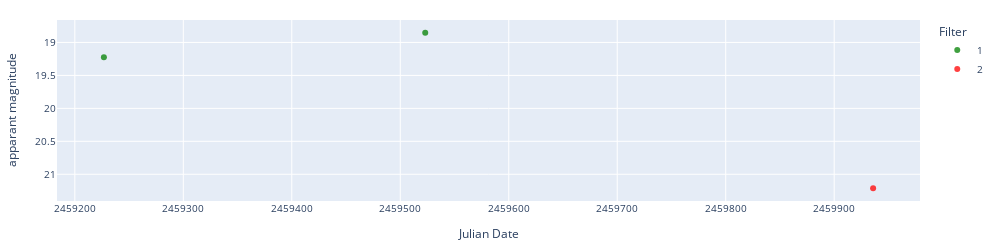
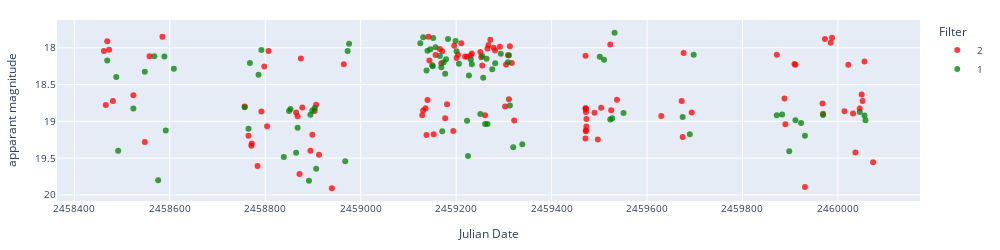
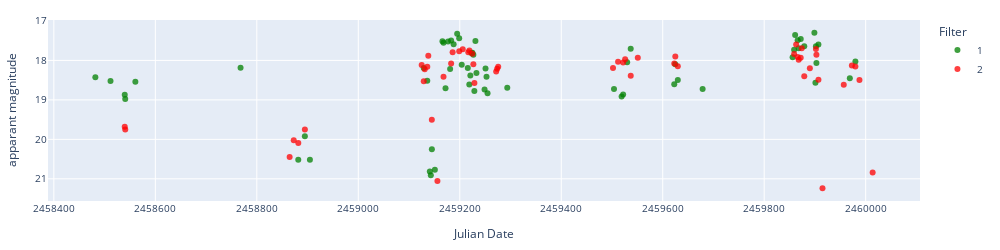
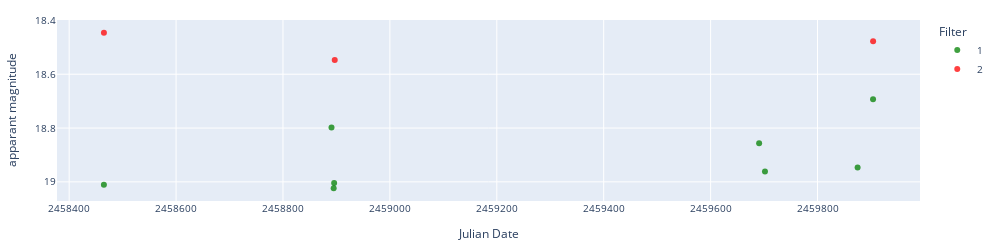

Notebook cell for these charts, in order:
### Markdown cell above
### Display light curves

### Code cell
date = '08092023'
date2 = '08092023'

object = 'ZTF18aakynpt'

# Apply errorbars
error = False

if error == True:
        errColalerce1 = 'sigmapsf'
        errColalerce2 = 'sigmapsf_corr_revised'
        errCollasair1 = 'sigmapsf'
        errCollasair2 = 'dc_sigmag'
else:
    errColalerce1 = None
    errColalerce2 = None
    errCollasair1 = None
    errCollasair2 = None

display_start = 120
display_end = 180

df_ZTF_CVs.sort_values(by=['Xmatch_obj'], inplace=True)

# objlist = df_ZTF_CVs[df_ZTF_CVs['Type'].str.contains('DQ', na=False)]['Xmatch_obj'].iloc[display_start:display_end]
# objtype = df_ZTF_CVs[df_ZTF_CVs['Type'].str.contains('DQ', na=False)]['Type'].iloc[display_start:display_end]
# name = df_ZTF_CVs[df_ZTF_CVs['Type'].str.contains('DQ', na=False)]['Name'].iloc[display_start:display_end]

class_list = ['AM', 'AM+E','NA/AM+E']
print(f'Number of objects: {df_ZTF_CVs[df_ZTF_CVs["Type"].isin(class_list)].shape[0]}')

objlist = df_ZTF_CVs[df_ZTF_CVs['Type'].isin(class_list)]['Xmatch_obj'].iloc[display_start:display_end]
objtype = df_ZTF_CVs[df_ZTF_CVs['Type'].isin(class_list)]['Type'].iloc[display_start:display_end]
name = df_ZTF_CVs[df_ZTF_CVs['Type'].isin(class_list)]['Name'].iloc[display_start:display_end]

i=0
for object, type, name in zip(objlist, objtype, name):

    print(i, object, type, name)
    # Display difference magnitude light curve.
    # try:
    #     lc_alerce = pd.read_json(f'../lightcurves_dataset/alerce_{date}/{object}.json')
    #     lc_alerce_appmag = alerce_clean(lc_alerce, magerrlim=1)

    #     print('Alerce difference magnitude')
    #     display_lightcurve(lc_alerce,x='mjd',y='magpsf',errorCol=errColalerce1)
    #     print('Alerce apparent magnitude')
    #     display_lightcurve(lc_alerce_appmag,x='mjd',y='magpsf_corr',errorCol=errColalerce2)

    #     # Display lasair apparent magnitude light curves.
    #     lc_lasair = load_lasair_lc(object, path=f'../lightcurves_dataset/lasair_{date2}')
    #     lc_lasair_appmag = lasair_clean(lc_lasair, limit=25, magerrlim=1)

    #     print('Lasair apparent magnitude')
    #     display_lightcurve(lc_lasair_appmag,x='jd',y='dc_mag',errorCol=errCollasair2)
    #     i+=1
    # except:
    # Display lasair difference magnitude and apparent magnitude light curves.
    lc_lasair = load_lasair_lc(object, path=f'../lightcurves_dataset/lasair_{date2}')
    lc_lasair_appmag = lasair_clean(lc_lasair, limit=25, magerrlim=1)

    # print('Lasair difference magnitude')
    # display_lightcurve(lc_lasair,x='jd',y='magpsf',errorCol=errCollasair1)
    print('Lasair apparent magnitude')
    display_lightcurve(lc_lasair_appmag,x='jd',y='dc_mag',errorCol=errCollasair2)
    i+=1

### Figure 1 — Plotly figure (JSON) as saved in the notebook; plotly's stock layout.template omitted (floating-point values rounded to 4 significant figures)
{"data": [{"hovertemplate": "Filter=1<br>Julian Date=%{x}<br>apparant magnitude=%{y}<extra></extra>", "legendgroup": "1", "marker": {"color": "green", "opacity": 0.75, "symbol": "circle"}, "mode": "markers", "name": "1", "orientation": "v", "showlegend": true, "type": "scatter", "x": [2459000.0, 2460000.0], "xaxis": "x", "y": [19.22, 18.85], "yaxis": "y"}, {"hovertemplate": "Filter=2<br>Julian Date=%{x}<br>apparant magnitude=%{y}<extra></extra>", "legendgroup": "2", "marker": {"color": "red", "opacity": 0.75, "symbol": "circle"}, "mode": "markers", "name": "2", "orientation": "v", "showlegend": true, "type": "scatter", "x": [2460000.0], "xaxis": "x", "y": [21.21], "yaxis": "y"}], "layout": {"font": {"size": 10}, "height": 250, "legend": {"title": {"text": "Filter"}, "tracegroupgap": 0}, "margin": {"b": 20, "l": 20, "r": 20, "t": 20}, "width": 1000, "xaxis": {"anchor": "y", "domain": [0, 1], "tickformat": "float", "title": {"text": "Julian Date"}}, "yaxis": {"anchor": "x", "autorange": "reversed", "domain": [0, 1], "title": {"text": "apparant magnitude"}}}}

### Figure 2 — Plotly figure (JSON) as saved in the notebook; plotly's stock layout.template omitted (floating-point values rounded to 4 significant figures)
{"data": [{"hovertemplate": "Filter=2<br>Julian Date=%{x}<br>apparant magnitude=%{y}<extra></extra>", "legendgroup": "2", "marker": {"color": "red", "opacity": 0.75, "symbol": "circle"}, "mode": "markers", "name": "2", "orientation": "v", "showlegend": true, "type": "scatter", "x": [2458000.0, 2458000.0, 2458000.0, 2458000.0, 2458000.0, 2459000.0, 2459000.0, 2459000.0, 2459000.0, 2459000.0, 2459000.0, 2459000.0, 2459000.0, 2459000.0, 2459000.0, 2459000.0, 2459000.0, 2459000.0, 2459000.0, 2459000.0, 2459000.0, 2459000.0, 2459000.0, 2459000.0, 2459000.0, 2459000.0, 2459000.0, 2459000.0, 2459000.0, 2459000.0, 2459000.0, 2459000.0, 2459000.0, 2459000.0, 2459000.0, 2459000.0, 2459000.0, 2459000.0, 2459000.0, 2459000.0, 2459000.0, 2459000.0, 2459000.0, 2459000.0, 2459000.0, 2459000.0, 2459000.0, 2459000.0, 2459000.0, 2459000.0, 2459000.0, 2459000.0, 2459000.0, 2459000.0, 2459000.0, 2459000.0, 2459000.0, 2459000.0, 2459000.0, 2459000.0, 2459000.0, 2459000.0, 2459000.0, 2459000.0, 2459000.0, 2459000.0, 2459000.0, 2459000.0, 2459000.0, 2459000.0, 2459000.0, 2459000.0, 2459000.0, 2459000.0, 2459000.0, 2459000.0, 2459000.0, 2459000.0, 2459000.0, 2459000.0, 2459000.0, 2459000.0, 2460000.0, 2460000.0, 2460000.0, 2460000.0, 2460000.0, 2460000.0, 2460000.0, 2460000.0, 2460000.0, 2460000.0, 2460000.0, 2460000.0, 2460000.0, 2460000.0, 2460000.0, 2460000.0, 2460000.0, 2460000.0, 2460000.0, 2460000.0, 2460000.0, 2460000.0, 2460000.0, 2460000.0, 2460000.0, 2460000.0, 2460000.0, 2460000.0, 2460000.0], "xaxis": "x", "y": [18.04, 18.78, 17.91, 18.03, 18.72, 18.64, 19.28, 18.11, 17.85, 18.8, 19.19, 19.33, 19.3, 19.61, 18.86, 18.25, 19.07, 18.04, 18.88, 18.93, 19.72, 18.14, 18.81, 19.4, 19.18, 18.86, 18.77, 19.45, 19.91, 18.22, 18.92, 18.85, 18.82, 19.18, 18.71, 17.85, 18.17, 19.18, 18.1, 18.02, 18.21, 18.05, 18.96, 18.77, 19.13, 17.97, 18.14, 18.09, 17.94, 18.12, 18.12, 18.11, 18.08, 18.06, 18.13, 18.24, 18.92, 18.01, 17.96, 17.89, 18.0, 18.04, 17.98, 18.8, 18.23, 18.1, 18.7, 17.98, 18.21, 18.99, 19.23, 18.82, 18.11, 18.82, 18.83, 18.87, 19.14, 19.12, 18.97, 19.07, 18.88, 19.25, 18.82, 17.96, 18.85, 18.71, 18.93, 18.72, 19.21, 18.07, 18.88, 18.09, 18.69, 19.04, 18.22, 18.23, 19.89, 18.76, 18.9, 17.88, 17.93, 17.86, 18.86, 18.23, 18.89, 19.42, 18.82, 18.63, 18.72, 18.19, 19.55], "yaxis": "y"}, {"hovertemplate": "Filter=1<br>Julian Date=%{x}<br>apparant magnitude=%{y}<extra></extra>", "legendgroup": "1", "marker": {"color": "green", "opacity": 0.75, "symbol": "circle"}, "mode": "markers", "name": "1", "orientation": "v", "showlegend": true, "type": "scatter", "x": [2458000.0, 2458000.0, 2458000.0, 2459000.0, 2459000.0, 2459000.0, 2459000.0, 2459000.0, 2459000.0, 2459000.0, 2459000.0, 2459000.0, 2459000.0, 2459000.0, 2459000.0, 2459000.0, 2459000.0, 2459000.0, 2459000.0, 2459000.0, 2459000.0, 2459000.0, 2459000.0, 2459000.0, 2459000.0, 2459000.0, 2459000.0, 2459000.0, 2459000.0, 2459000.0, 2459000.0, 2459000.0, 2459000.0, 2459000.0, 2459000.0, 2459000.0, 2459000.0, 2459000.0, 2459000.0, 2459000.0, 2459000.0, 2459000.0, 2459000.0, 2459000.0, 2459000.0, 2459000.0, 2459000.0, 2459000.0, 2459000.0, 2459000.0, 2459000.0, 2459000.0, 2459000.0, 2459000.0, 2459000.0, 2459000.0, 2459000.0, 2459000.0, 2459000.0, 2459000.0, 2459000.0, 2459000.0, 2459000.0, 2459000.0, 2459000.0, 2459000.0, 2460000.0, 2460000.0, 2460000.0, 2460000.0, 2460000.0, 2460000.0, 2460000.0, 2460000.0, 2460000.0, 2460000.0, 2460000.0, 2460000.0, 2460000.0, 2460000.0, 2460000.0, 2460000.0, 2460000.0, 2460000.0, 2460000.0], "xaxis": "x", "y": [18.17, 18.4, 19.4, 18.82, 18.33, 18.12, 19.8, 18.12, 19.12, 18.29, 18.81, 19.1, 18.21, 18.37, 18.03, 19.48, 18.86, 18.83, 19.43, 19.09, 19.81, 18.91, 18.85, 18.82, 19.64, 19.54, 18.04, 17.94, 17.94, 17.86, 18.31, 18.04, 18.02, 18.24, 18.25, 17.87, 17.99, 18.11, 18.26, 19.13, 18.2, 18.35, 18.15, 17.88, 17.91, 18.05, 18.22, 18.99, 19.47, 18.38, 18.16, 18.22, 18.9, 18.11, 18.41, 19.04, 18.15, 19.04, 18.29, 18.21, 18.08, 18.19, 18.1, 18.78, 19.35, 19.31, 18.12, 18.16, 18.97, 18.96, 17.8, 18.89, 18.94, 19.17, 18.1, 18.92, 18.91, 19.41, 18.99, 19.02, 19.2, 18.91, 18.87, 18.92, 18.99], "yaxis": "y"}], "layout": {"font": {"size": 10}, "height": 250, "legend": {"title": {"text": "Filter"}, "tracegroupgap": 0}, "margin": {"b": 20, "l": 20, "r": 20, "t": 20}, "width": 1000, "xaxis": {"anchor": "y", "domain": [0, 1], "tickformat": "float", "title": {"text": "Julian Date"}}, "yaxis": {"anchor": "x", "autorange": "reversed", "domain": [0, 1], "title": {"text": "apparant magnitude"}}}}

### Figure 3 — Plotly figure (JSON) as saved in the notebook; plotly's stock layout.template omitted (floating-point values rounded to 4 significant figures)
{"data": [{"hovertemplate": "Filter=1<br>Julian Date=%{x}<br>apparant magnitude=%{y}<extra></extra>", "legendgroup": "1", "marker": {"color": "green", "opacity": 0.75, "symbol": "circle"}, "mode": "markers", "name": "1", "orientation": "v", "showlegend": true, "type": "scatter", "x": [2458000.0, 2459000.0, 2459000.0, 2459000.0, 2459000.0, 2459000.0, 2459000.0, 2459000.0, 2459000.0, 2459000.0, 2459000.0, 2459000.0, 2459000.0, 2459000.0, 2459000.0, 2459000.0, 2459000.0, 2459000.0, 2459000.0, 2459000.0, 2459000.0, 2459000.0, 2459000.0, 2459000.0, 2459000.0, 2459000.0, 2459000.0, 2459000.0, 2459000.0, 2459000.0, 2459000.0, 2459000.0, 2459000.0, 2459000.0, 2459000.0, 2459000.0, 2459000.0, 2459000.0, 2459000.0, 2460000.0, 2460000.0, 2460000.0, 2460000.0, 2460000.0, 2460000.0, 2460000.0, 2460000.0, 2460000.0, 2460000.0, 2460000.0, 2460000.0, 2460000.0, 2460000.0, 2460000.0, 2460000.0, 2460000.0, 2460000.0, 2460000.0, 2460000.0, 2460000.0, 2460000.0, 2460000.0], "xaxis": "x", "y": [18.43, 18.52, 18.87, 18.98, 18.54, 18.18, 20.52, 19.92, 20.52, 18.19, 18.51, 20.81, 20.91, 20.25, 20.77, 17.51, 17.55, 18.71, 17.52, 18.22, 17.49, 17.59, 17.32, 17.44, 18.11, 18.19, 18.61, 18.38, 17.81, 17.81, 17.86, 18.78, 17.51, 18.32, 18.74, 18.2, 18.41, 18.83, 18.7, 18.72, 18.91, 18.86, 18.04, 17.71, 18.6, 18.09, 18.5, 18.72, 17.92, 17.73, 17.35, 17.49, 17.69, 17.46, 17.64, 17.3, 18.57, 17.64, 18.06, 17.6, 18.45, 18.02], "yaxis": "y"}, {"hovertemplate": "Filter=2<br>Julian Date=%{x}<br>apparant magnitude=%{y}<extra></extra>", "legendgroup": "2", "marker": {"color": "red", "opacity": 0.75, "symbol": "circle"}, "mode": "markers", "name": "2", "orientation": "v", "showlegend": true, "type": "scatter", "x": [2459000.0, 2459000.0, 2459000.0, 2459000.0, 2459000.0, 2459000.0, 2459000.0, 2459000.0, 2459000.0, 2459000.0, 2459000.0, 2459000.0, 2459000.0, 2459000.0, 2459000.0, 2459000.0, 2459000.0, 2459000.0, 2459000.0, 2459000.0, 2459000.0, 2459000.0, 2459000.0, 2459000.0, 2459000.0, 2459000.0, 2460000.0, 2460000.0, 2460000.0, 2460000.0, 2460000.0, 2460000.0, 2460000.0, 2460000.0, 2460000.0, 2460000.0, 2460000.0, 2460000.0, 2460000.0, 2460000.0, 2460000.0, 2460000.0, 2460000.0, 2460000.0, 2460000.0, 2460000.0, 2460000.0, 2460000.0, 2460000.0, 2460000.0, 2460000.0, 2460000.0], "xaxis": "x", "y": [19.68, 19.75, 20.45, 20.02, 20.09, 19.75, 18.12, 18.52, 18.23, 18.16, 17.88, 19.5, 21.06, 18.42, 18.08, 17.79, 17.77, 17.72, 17.79, 17.75, 17.83, 18.1, 18.57, 18.28, 18.21, 18.16, 18.19, 18.03, 18.05, 17.97, 18.39, 17.93, 18.08, 17.9, 18.15, 17.84, 17.6, 17.91, 17.98, 17.93, 17.69, 18.4, 18.2, 17.71, 17.86, 18.49, 21.24, 18.62, 18.13, 18.15, 18.49, 20.84], "yaxis": "y"}], "layout": {"font": {"size": 10}, "height": 250, "legend": {"title": {"text": "Filter"}, "tracegroupgap": 0}, "margin": {"b": 20, "l": 20, "r": 20, "t": 20}, "width": 1000, "xaxis": {"anchor": "y", "domain": [0, 1], "tickformat": "float", "title": {"text": "Julian Date"}}, "yaxis": {"anchor": "x", "autorange": "reversed", "domain": [0, 1], "title": {"text": "apparant magnitude"}}}}

### Figure 4 — Plotly figure (JSON) as saved in the notebook; plotly's stock layout.template omitted (floating-point values rounded to 4 significant figures)
{"data": [{"hovertemplate": "Filter=1<br>Julian Date=%{x}<br>apparant magnitude=%{y}<extra></extra>", "legendgroup": "1", "marker": {"color": "green", "opacity": 0.75, "symbol": "circle"}, "mode": "markers", "name": "1", "orientation": "v", "showlegend": true, "type": "scatter", "x": [2458000.0, 2459000.0, 2459000.0, 2459000.0, 2460000.0, 2460000.0, 2460000.0, 2460000.0], "xaxis": "x", "y": [19.01, 18.8, 19.02, 19.0, 18.86, 18.96, 18.95, 18.69], "yaxis": "y"}, {"hovertemplate": "Filter=2<br>Julian Date=%{x}<br>apparant magnitude=%{y}<extra></extra>", "legendgroup": "2", "marker": {"color": "red", "opacity": 0.75, "symbol": "circle"}, "mode": "markers", "name": "2", "orientation": "v", "showlegend": true, "type": "scatter", "x": [2458000.0, 2459000.0, 2460000.0], "xaxis": "x", "y": [18.45, 18.55, 18.48], "yaxis": "y"}], "layout": {"font": {"size": 10}, "height": 250, "legend": {"title": {"text": "Filter"}, "tracegroupgap": 0}, "margin": {"b": 20, "l": 20, "r": 20, "t": 20}, "width": 1000, "xaxis": {"anchor": "y", "domain": [0, 1], "tickformat": "float", "title": {"text": "Julian Date"}}, "yaxis": {"anchor": "x", "autorange": "reversed", "domain": [0, 1], "title": {"text": "apparant magnitude"}}}}
